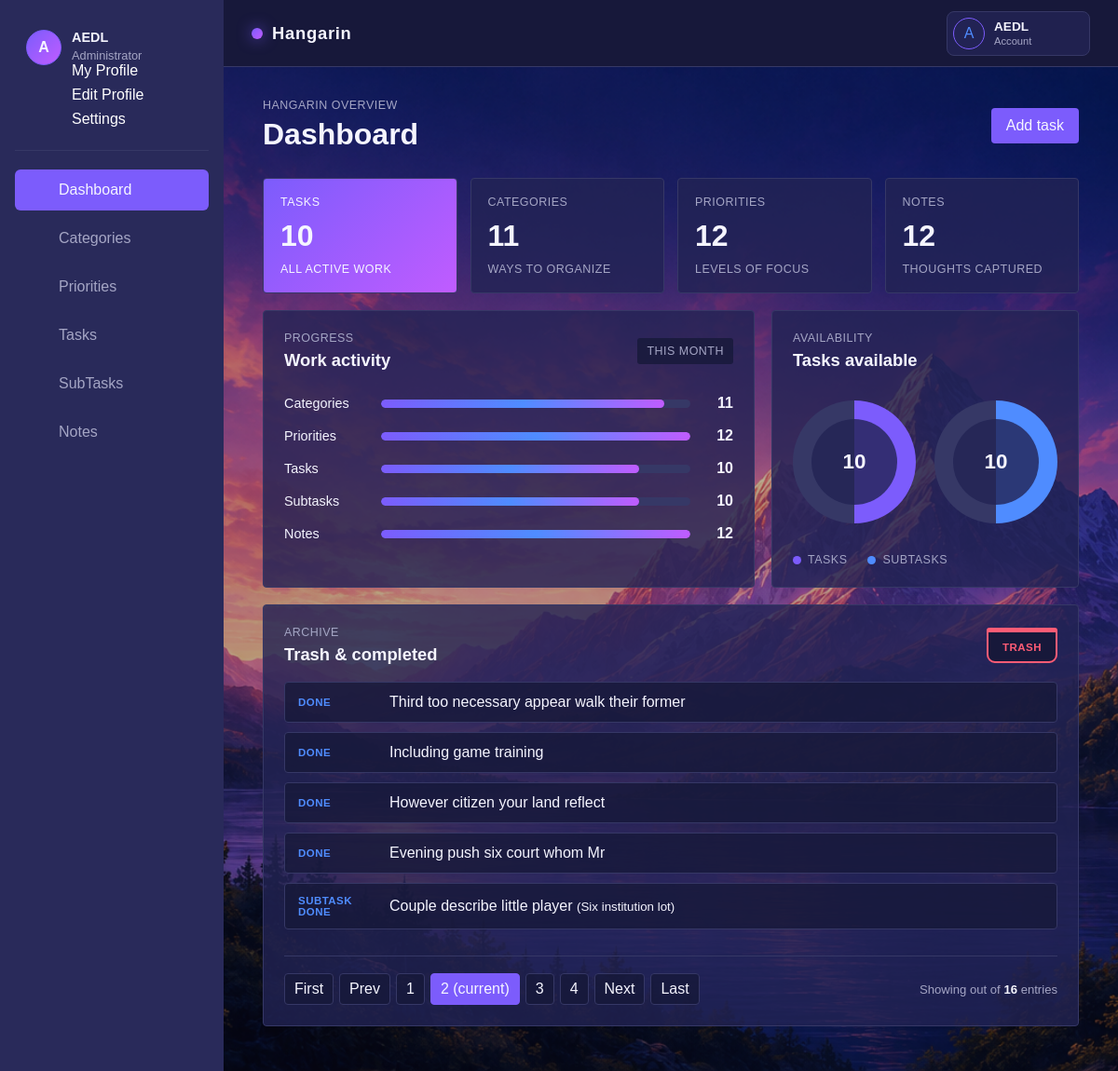
The page /?archive_page=2 (signed in) on the database its author committed.
### app/models.py (models this page shows, shortened)
class Task(models.Model):
    class Status(models.TextChoices):
        TODO = 'todo', 'To do'
        IN_PROGRESS = 'in_progress', 'In progress'
        DONE = 'done', 'Done'
    title = models.CharField(max_length=200)
    description = models.TextField(blank=True)
    status = models.CharField(max_length=20, choices=Status.choices, default=Status.TODO)
    is_deleted = models.BooleanField(default=False)
    deadline = models.DateTimeField(blank=True, null=True)
    priority = models.ForeignKey(Priority, on_delete=models.PROTECT, blank=True, null=True)
    category = models.ForeignKey(Category, on_delete=models.SET_NULL, blank=True, null=True)
    created_at = models.DateTimeField(auto_now_add=True)
    updated_at = models.DateTimeField(auto_now=True)
    class Meta:
        ordering = ('status', 'deadline', '-created_at')

class SubTask(models.Model):
    task = models.ForeignKey(Task, on_delete=models.CASCADE, related_name='subtasks')
    title = models.CharField(max_length=200)
    status = models.BooleanField(default=False)

### app/views.py (the view)
# urls.py: path('', views.home, name='home'),
def home(request):
	if not request.user.is_authenticated:
		return redirect('account_login')
	active_tasks = Task.objects.filter(is_deleted=False)
	archive_items = [
		{'status': 'Deleted', 'title': task.title, 'subtitle': ''}
		for task in Task.objects.filter(is_deleted=True)
	]
	archive_items.extend(
		{'status': 'Done', 'title': task.title, 'subtitle': ''}
		for task in active_tasks.filter(status=Task.Status.DONE)
	)
	archive_items.extend(
		{'status': 'Subtask done', 'title': subtask.title, 'subtitle': subtask.task.title}
		for subtask in SubTask.objects.filter(status=True).select_related('task')
	)
	archive_paginator = Paginator(archive_items, 5)
	archive_page = archive_paginator.get_page(request.GET.get('archive_page', 1))
	return render(request, 'home.html', {
		'categories_count': Category.objects.count(),
		'priorities_count': Priority.objects.count(),
		'subtasks_count': SubTask.objects.count(),
		'tasks_count': active_tasks.count(),
		'notes_count': Note.objects.count(),
		'archive_items': archive_page.object_list,
		'archive_page_obj': archive_page,
		'archive_paginator': archive_paginator,
		'archive_is_paginated': archive_page.has_other_pages(),
	})

### app/templates/home.html
{% extends 'base.html' %}
{% block content %}
<main class="dashboard-content">
  <header class="dashboard-header">
    <div>
      <p class="eyebrow">Hangarin overview</p>
      <h1>Dashboard</h1>
    </div>
    <a class="dashboard-action" href="{% url 'task-add' %}">Add task</a>
  </header>
  <section class="metric-grid" aria-label="Task summary">
    <a class="metric-card metric-card-primary" href="{% url 'task-list' %}">
      <span class="metric-label">Tasks</span>
      <strong>{{ tasks_count|default:'0' }}</strong>
      <span class="metric-detail">All active work</span>
    </a>
    <a class="metric-card" href="{% url 'category-list' %}">
      <span class="metric-label">Categories</span>
      <strong>{{ categories_count|default:'0' }}</strong>
      <span class="metric-detail">Ways to organize</span>
    </a>
    <a class="metric-card" href="{% url 'priority-list' %}">
      <span class="metric-label">Priorities</span>
      <strong>{{ priorities_count|default:'0' }}</strong>
      <span class="metric-detail">Levels of focus</span>
    </a>
    <a class="metric-card" href="{% url 'note-list' %}">
      <span class="metric-label">Notes</span>
      <strong>{{ notes_count|default:'0' }}</strong>
      <span class="metric-detail">Thoughts captured</span>
    </a>
  </section>
  <section class="dashboard-grid">
    <article class="dashboard-panel activity-panel">
      <div class="panel-heading">
        <div>
          <p class="eyebrow">Progress</p>
          <h2>Work activity</h2>
        </div>
        <span class="panel-period">This month</span>
      </div>
      <div class="activity-list" aria-label="Activity by dashboard section">
        <a class="activity-row" href="{% url 'category-list' %}">
          <span class="activity-name">Categories</span>
          <span class="activity-track"><span class="activity-progress-fill" data-progress="{{ categories_count|default:'0' }}"></span></span>
          <strong>{{ categories_count|default:'0' }}</strong>
        </a>
        <a class="activity-row" href="{% url 'priority-list' %}">
          <span class="activity-name">Priorities</span>
          <span class="activity-track"><span class="activity-progress-fill" data-progress="{{ priorities_count|default:'0' }}"></span></span>
          <strong>{{ priorities_count|default:'0' }}</strong>
        </a>
        <a class="activity-row" href="{% url 'task-list' %}">
          <span class="activity-name">Tasks</span>
          <span class="activity-track"><span class="activity-progress-fill" data-progress="{{ tasks_count|default:'0' }}"></span></span>
          <strong>{{ tasks_count|default:'0' }}</strong>
        </a>
        <a class="activity-row" href="{% url 'subtask-list' %}">
          <span class="activity-name">Subtasks</span>
          <span class="activity-track"><span class="activity-progress-fill" data-progress="{{ subtasks_count|default:'0' }}"></span></span>
          <strong>{{ subtasks_count|default:'0' }}</strong>
        </a>
        <a class="activity-row" href="{% url 'note-list' %}">
          <span class="activity-name">Notes</span>
          <span class="activity-track"><span class="activity-progress-fill" data-progress="{{ notes_count|default:'0' }}"></span></span>
          <strong>{{ notes_count|default:'0' }}</strong>
        </a>
      </div>
    </article>
    <article class="dashboard-panel progress-panel">
      <div class="panel-heading">
        <div>
          <p class="eyebrow">Availability</p>
          <h2>Tasks available</h2>
        </div>
      </div>
      <div class="donut-row">
        <div class="donut donut-blue" data-count="{{ tasks_count|default:'0' }}" data-color="var(--color-blue)"><span>{{ tasks_count|default:'0' }}</span></div>
        <div class="donut donut-cyan" data-count="{{ subtasks_count|default:'0' }}" data-color="var(--color-cyan)"><span>{{ subtasks_count|default:'0' }}</span></div>
      </div>
      <div class="donut-labels">
        <span><i class="legend-blue"></i> Tasks</span>
        <span><i class="legend-cyan"></i> Subtasks</span>
      </div>
    </article>
  </section>
  <section class="dashboard-panel archive-panel">
    <div class="panel-heading">
      <div>
        <p class="eyebrow">Archive</p>
        <h2>Trash &amp; completed</h2>
      </div>
      <span class="trash-can" aria-label="Trash can" role="img">Trash</span>
    </div>
    <div class="archive-list">
      {% for item in archive_items %}
      <div class="archive-item {% if item.status == 'Deleted' %}archive-item-deleted{% else %}archive-item-done{% endif %}">
        <span class="archive-status">{{ item.status }}</span>
        <span>{{ item.title }}{% if item.subtitle %} <small>({{ item.subtitle }})</small>{% endif %}</span>
      </div>
      {% empty %}
      <p class="archive-empty">Deleted and completed tasks will appear here.</p>
      {% endfor %}
      {% with is_paginated=archive_is_paginated page_obj=archive_page_obj paginator=archive_paginator object_list=archive_items page_param='archive_page' %}
        {% include 'includes/pagination.html' %}
      {% endwith %}
    </div>
  </section>
</main>
{% endblock %}

### app/templates/base.html (shortened to what this page needs)
<!DOCTYPE html>
<html lang="en">
<head>
    {% load static %}
    <link rel="stylesheet" href="{% static 'css/dashboard-clean.css' %}?v=8">
    <link
        rel="stylesheet"
        href="https://cdn.jsdelivr.net/npm/flatpickr/dist/flatpickr.min.css"
    >
</head>
<body>
    <div class="wrapper">
        <header class="main-header">
            <div class="header-left">
                <a href="{% url 'home' %}" class="brand">
                    <span class="brand-icon"></span>
                    <span>Hangarin</span>
                </a>
            </div>
            <div class="header-right">
                <div class="account-menu">
                    <button
                        class="account-menu-button"
                        type="button"
                        aria-expanded="false"
                        aria-controls="account-menu-panel"
                    >
                        <span class="profile-avatar">
                            {% if request.user.is_authenticated and request.user.socialaccount_set.all.0.get_avatar_url %}
                                <img
                                    src="{{ request.user.socialaccount_set.all.0.get_avatar_url }}"
                                    alt="{{ request.user.username }} profile picture"
                                >
                            {% else %}
                                <span>
                                    {{ request.user.username|default:'G'|slice:':1'|upper }}
                                </span>
                            {% endif %}
                        </span>
                        <span class="profile-info">
                            <strong>
                                {{ request.user.username|default:'Guest' }}
                            </strong>
                            <small>Account</small>
                        </span>
                    </button>
                </div>
            </div>
        </header>
        <div class="sidebar">
            <div class="scrollbar-inner sidebar-wrapper">
                <div class="user">
                    <div class="user-avatar">
                        {% if request.user.is_authenticated and request.user.socialaccount_set.all.0.get_avatar_url %}
                            <img
                                src="{{ request.user.socialaccount_set.all.0.get_avatar_url }}"
                                alt="{{ request.user.username }} profile picture"
                            >
                        {% else %}
                            <span>
                                {{ request.user.username|default:'G'|slice:':1'|upper }}
                            </span>
                        {% endif %}
                    </div>
                    <div class="info">
                        <a
                            class="user-summary"
                            data-toggle="collapse"
                            href="#collapseExample"
                            aria-expanded="true"
                        >
                            <span>
                                <strong>
                                    {{ request.user.username|default:'Guest' }}
                                </strong>
                                <span class="user-level">
                                    {{ request.user.is_authenticated|yesno:'Administrator,Visitor' }}
                                </span>
                            </span>
                        </a>
                        <div
                            class="collapse in"
                            id="collapseExample"
                            aria-expanded="true"
                        >
                            <ul class="nav">
                                <li>
                                    <a href="#profile">
                                        <span class="link-collapse">
                                            My Profile
                                        </span>
                                    </a>
                                </li>
                                <li>
                                    <a href="#edit">
                                        <span class="link-collapse">
                                            Edit Profile
                                        </span>
                                    </a>
                                </li>
                                <li>
                                    <a href="#settings">
                                        <span class="link-collapse">
                                            Settings
                                        </span>
                                    </a>
                                </li>
                            </ul>
                        </div>
                    </div>
                </div>
                <ul class="nav">
                    <li class="nav-item">
                        <a href="{% url 'home' %}">
                            <p>Dashboard</p>
                        </a>
                    </li>
                    <li class="nav-item">
                        <a href="{% url 'category-list' %}">
                            <p>Categories</p>
                        </a>
                    </li>
                    <li class="nav-item">
                        <a href="{% url 'priority-list' %}">
                            <p>Priorities</p>
                        </a>
                    </li>
                    <li class="nav-item">
                        <a href="{% url 'task-list' %}">
                            <p>Tasks</p>
                        </a>
                    </li>
                    <li class="nav-item">
                        <a href="{% url 'subtask-list' %}">
                            <p>SubTasks</p>
                        </a>
                    </li>
                    <li class="nav-item">
                        <a href="{% url 'note-list' %}">
                            <p>Notes</p>
                        </a>
                    </li>
                </ul>
            </div>
        </div>
        <div class="main-panel">
            {% block content %}
            {% endblock %}
        </div>
    </div>
</body>
</html>

### rows shown on the page
Task: title "Third too necessary appear walk their former"
Task: title "Including game training"
Task: title "However citizen your land reflect"
Task: title "Evening push six court whom Mr"
SubTask: title "Couple describe little player"
Task: subtitle "Six institution lot"

### other values the page prints
{{ request.user.username|default:'G'|slice:':1'|upper }} "A"
{{ request.user.username|default:'Guest' }} "AEDL"
{{ request.user.is_authenticated|yesno:'Administrator,Visitor' }} "Administrator"
{{ tasks_count|default:'0' }} "10"
{{ categories_count|default:'0' }} "11"
{{ priorities_count|default:'0' }} "12"
{{ notes_count|default:'0' }} "12"
{{ subtasks_count|default:'0' }} "10"
{{ item.status }} "DONE" "DONE" "DONE" "DONE" "SUBTASK DONE"
{{ page_num }} "1" "3" "4"
{{ page_num }} "2"
{{ paginator.count }} "16"
